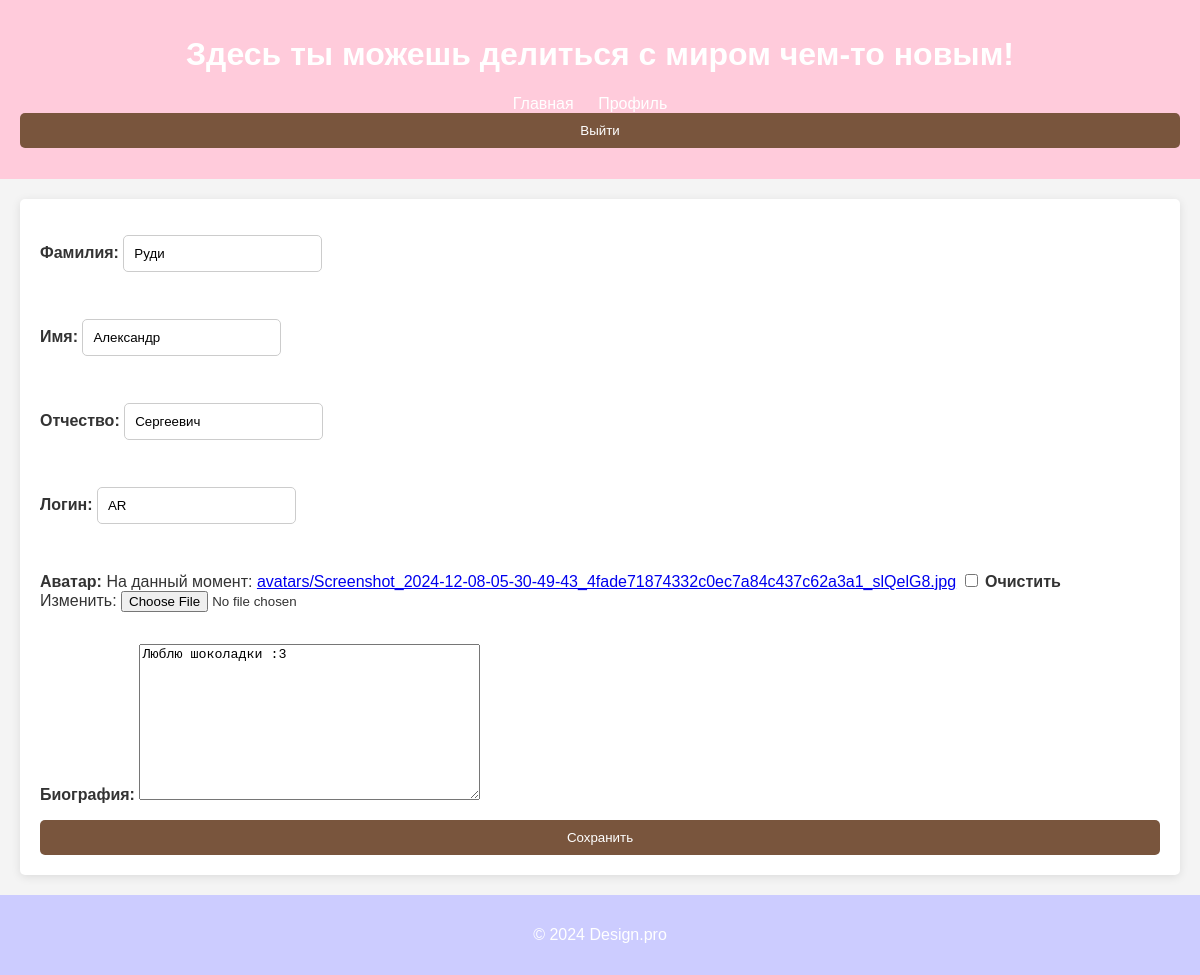
Page /BA/editing_profile/ (signed in) on the committed database.
### BA/models.py (models this page shows, shortened)
class CustomUser(AbstractUser):
    first_name = models.CharField(max_length=150, blank=False, verbose_name='Имя')
    last_name = models.CharField(max_length=150, blank=False, verbose_name='Фамилия')
    username = models.CharField(max_length=150, unique=True, blank=False, verbose_name='Логин')
    email = models.EmailField(unique=True, blank=False, verbose_name='Электронная почта')
    middle_name = models.CharField(max_length=150, blank=False, verbose_name='Отчество')
    password1 = models.CharField(max_length=128, blank=False, null=True, verbose_name='Пароль')
    password2 = models.CharField(max_length=128, blank=False, null=True, verbose_name='Повтор пароля')
    avatar = models.ImageField(upload_to='avatars/', blank=True, null=True, verbose_name='Аватар')
    bio = models.TextField(blank=True, verbose_name='Биография')

### BA/views.py (the view)
# urls.py: path('editing_profile/', views.editing_profile_view, name='editing_profile'),
@login_required
def editing_profile_view(request):
    user = request.user
    if request.method == 'POST':
        form = UserProfileForm(request.POST, request.FILES, instance=user)
        if form.is_valid():
            form.save()
            return redirect('BA:profile')
    else:
        form = UserProfileForm(instance=user)
    return render(request, 'editing_profile.html', {'form': form})

### BA/forms.py
class UserProfileForm(forms.ModelForm):
    class Meta:
        model = CustomUser
        fields = ('last_name', 'first_name', 'middle_name', 'username', 'avatar', 'bio')

### BA/templates/editing_profile.html (shortened to what this page needs)
{% extends "base.html" %}
{% block content %}
<form method="post" enctype="multipart/form-data">
    {{ form.as_p }}
    <button type="submit">Сохранить</button>
</form>
{% endblock %}

### BA/static/css/style.css (style rules this page uses)
body { font-family: Arial, sans-serif; margin: 0; padding: 0; background-color: #f4f4f4; color: #333; }
form { display: flex; flex-direction: column; }
label { margin-bottom: 5px; font-weight: bold; }
input[type="text"], input[type="email"], input[type="password"] { padding: 10px; margin-bottom: 15px; border: 1px solid #ccc; border-radius: 5px; transition: border-color 0.3s ease; }
button { padding: 10px; background-color: #79553D; color: white; border: none; border-radius: 5px; cursor: pointer; transition: background-color 0.3s ease; }

### rows in the picture
CustomUser: last_name "Руди", first_name "Александр", middle_name "Сергеевич", username "AR", bio "Люблю шоколадки :3"
